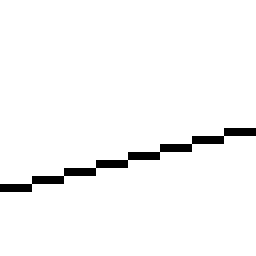
#> input picture img/line64x64_horiz_l.png, 32 x 32 px (shown 8 times larger)
$ jupyter execute qqq.ipynb
#> lines starting #> are read from the running program, lines starting #| are printed output that depends on the picture; after the words box and inside, x2 and y2 are one past the last pixel; in counts of white or black regions, pixels touching at a corner belong together
[cell 1]
import numpy as np
import cv2 as cv
import matplotlib.pyplot as plt

# [6 lines left out: function normalize1, not called in this run]

def normalize2(img):
    for c in range(img.shape[2]):
        max = 0
        for i in range(img.shape[0]):
            for j in range(img.shape[1]):
                if max < img[i][j][c]:
                    max = img[i][j][c]
        for i in range(img.shape[0]):
            for j in range(img.shape[1]):
                img[i][j][c] = np.uint8(round(img[i][j][c] / max * 255))
    return img

def FHT_vert_r(img):
    height = img.shape[0]   # высота картинки (ее делим пополам на каждой итерации)
    length = img.shape[1]   # длина картинки
    channels = img.shape[2]

    hough_Img = np.array([ [ [0] * channels for i in range(length)] for j in range(height)])
    if(height == 1):
        return img

    top = img[:(height // 2)]   # верх картинки
    bottom = img[(height // 2):] # низ картинки

    hough_top = FHT_vert_r(top)       # Хаф-образы верха и низа соответсвенно
    hough_bottom = FHT_vert_r(bottom) #

    for ch in range(channels):
        for i in range(height - 1, 0, -2):
            shift = height // 2 - 1 - (i - 1) // 2 # смещение
            for j in range(length):
                index = j + shift
                if(index >= length):
                    index = index % length

                hough_Img[i][j][ch] = int(hough_bottom[(i - 1) // 2][j][ch]) + int(hough_top[(i - 1) // 2][index][ch])
                index = j + shift + 1
                if(index >= length):
                    index = index % length

                hough_Img[i - 1][j][ch] = int(hough_bottom[(i - 1) // 2][j][ch]) + int(hough_top[(i - 1) // 2][index][ch])
    return hough_Img

def FHT_vert_l(img):
    height = img.shape[0]
    length = img.shape[1]
    channels = img.shape[2]

    hough_Img = np.array([ [ [0] * channels for i in range(length)] for j in range(height)])
    if(height == 1):
        return img

    top = img[:(height // 2)]
    bottom = img[(height // 2):]

    hough_top = FHT_vert_l(top)
    hough_bottom = FHT_vert_l(bottom)

    for ch in range(channels):
        for i in range(height - 1, 0, -2):
            shift = height // 2 - 1 - (i - 1) // 2
            for j in range(length):
                index = j - shift
                if(index >= length):
                    index = index % length

                hough_Img[i][j][ch] = int(hough_bottom[(i - 1) // 2][j][ch]) + int(hough_top[(i - 1) // 2][index][ch])
                index = j - shift - 1
                if(index >= length):
                    index = index % length

                hough_Img[i - 1][j][ch] = int(hough_bottom[(i - 1) // 2][j][ch]) + int(hough_top[(i - 1) // 2][index][ch])
    return hough_Img

def FHT_horiz_l(img):
    height = img.shape[0]
    length = img.shape[1]
    channels = img.shape[2]

    hough_Img = np.array([ [ [0] * channels for i in range(length)] for j in range(height)])
    if(length == 1):
        return img

    left = []
    right = []
    for i in range(height):
        left.append(img[i][:(length // 2)])
        right.append(img[i][(length // 2):])
    hough_top = FHT_horiz_l(np.array(left))
    hough_bottom = FHT_horiz_l(np.array(right)) #

    for ch in range(channels):
        for i in range(length - 1, 0, -2):
            shift = length // 2 - 1 - (i - 1) // 2
            for j in range(height):
                index = j + shift
                if(index >= height):
                    index = index % height

                hough_Img[j][i][ch] = int(hough_bottom[j][(i - 1) // 2][ch]) + int(hough_top[index][(i - 1) // 2][ch])
                index = j + shift + 1
                if(index >= height):
                    index = index % height

                hough_Img[j][i - 1][ch] = int(hough_bottom[j][(i - 1) // 2][ch]) + int(hough_top[index][(i - 1) // 2][ch])
    return hough_Img

def FHT_horiz_r(img):
    height = img.shape[0]
    length = img.shape[1]
    channels = img.shape[2]

    hough_Img = np.array([ [ [0] * channels for i in range(length)] for j in range(height)])
    if(length == 1):
        return img

    left = []
    right = []
    for i in range(height):
        left.append(img[i][:(length // 2)])
        right.append(img[i][(length // 2):])
        #print(">>", img[i][:(length // 2)])
    hough_top = FHT_horiz_r(np.array(left))
    hough_bottom = FHT_horiz_r(np.array(right))

    for ch in range(channels):
        for i in range(length - 1, 0, -2):
            shift = length // 2 - 1 - (i - 1) // 2
            for j in range(height):
                index = j - shift
                if(index >= height):
                    index = index % height

                hough_Img[j][i][ch] = int(hough_bottom[j][(i - 1) // 2][ch]) + int(hough_top[index][(i - 1) // 2][ch])
                index = j - shift - 1
                if(index >= height):
                    index = index % height

                hough_Img[j][i - 1][ch] = int(hough_bottom[j][(i - 1) // 2][ch]) + int(hough_top[index][(i - 1) // 2][ch])
    return hough_Img

[cell 2]
img2 = cv.imread("./img/line64x64_horiz_l.png")
#> img2 is the input picture: shape (32, 32, 3); 96.9% white; black in thin lines or dots, all inside (x1, y1, x2, y2) = (0, 16, 32, 24)
plt.imshow(img2)

[cell 3]
himg = FHT_horiz_l(img2)
#> after the loop in FHT_horiz_l, `for i in range(height):`: left = 32 items
#> in FHT_horiz_l (call 5), `hough_top = FHT_horiz_l(np.array(left))`: hough_top = 32 rows, first 8: [255, 255, 255], [255, 255, 255], [255, 255, 255], [255, 255, 255], [255, 255, 255], [255, 255, 255], [255, 255, 255], [255, 255, 255]
#> in FHT_horiz_l (call 5), `hough_bottom = FHT_horiz_l(np.array(right))`: hough_bottom has the same summary as hough_top
#> after the loop in FHT_horiz_l, `for ch in range(channels):`: hough_Img: shape (32, 32, 3) int64; 10 distinct labels, from 0 to 8160
plt.imshow(normalize2(himg))
#> after the loop in normalize2, `for c in range(img.shape[2]):`: img: shape (32, 32, 3) int64; 10 distinct labels, from 0 to 255

[cell 4]
# [17 lines left out: function detector_max, not called in this run]

def detector_min(himg):
    size = himg.shape[0]
#> size = 32
    channels = himg.shape[2]
#> channels = 3
    min = 255 * 3
    a = 0
    minx = 0
    miny = 0
    for i in range(size):
        for j in range(size):
            a = 0
            for c in range(channels):
                a += himg[i][j][c]
            if (a < min):
                min = a
                minx = i
                miny= j
#> after the loop, min = 0; minx = 16; miny = 24
    return minx, miny

print(detector_min(himg))
#| (16, 24)
detect_min = detector_min(himg)
#> detect_min = (16, 24)

[cell 5]
def rd(n):
    if((n - int(n)) >= 0.5):
        return (int(n)+1)
    else:
        return int(n)

from math import log2

# [16 lines left out: function draw_vert_l, not called in this run]

def draw_vert_r(img, s, t, color):
    p = int(log2(img.shape[0]))
    t_bytes = np.zeros(p, dtype=int)
    for i in range(p):
        t_bytes[i] = t % 2
        t = t // 2
    print(t_bytes)

    for x in range(img.shape[0]):
        y = 0
        for k in range(len(t_bytes)):
            y -= t_bytes[k] * rd(2 ** k * x/ (img.shape[0] - 1))
        y += s
        y = y % img.shape[0]
        img[x][y] = np.uint8(color)
    return img

# [16 lines left out: function draw_horiz_r, not called in this run]

def draw_horiz_l(img, s, t, color):
    p = int(log2(img.shape[0]))
    t_bytes = np.zeros(p, dtype=int)
    for i in range(p):
        t_bytes[i] = t % 2
        t = t // 2
    print(t_bytes)

    for y in range(img.shape[0]):
        x = 0
        for k in range(len(t_bytes)):
            x -= t_bytes[k] * rd(2 ** k * y/ (img.shape[0] - 1))
        x += s
        x = x % img.shape[0]
        img[x][y] = np.uint8(color)
    return img

#canvas = np.zeros((16, 16,3), dtype = np.uint8)
#uuu = draw_horiz_l(canvas, 8, 3, (255, 255, 255))
#plt.imshow(uuu)
canvas = np.zeros((32, 32,3), dtype = np.uint8)
t = 31 - detect_min[1]
#> t = 7
s = detect_min[0] + t
#> s = 23
canvas = draw_horiz_l(canvas, s, t, (255, 255, 255))
#> the loop in draw_horiz_l, `for i in range(p):` made 5 passes
#> t on passes 1 to 5: 3, 1, 0, 0, 0
#> after the loop in draw_horiz_l, `for i in range(p):`: t = 0; t_bytes = [1, 1, 1, 0, 0]
#| [1 1 1 0 0]
#> the loop in draw_horiz_l, `for y in range(img.shape[0]):` made 32 passes
#> x on passes 1 to 12: 23, 23, 23, 23, 22, 22, 22, 22, 21, 21, 21, 21
plt.imshow(canvas)

[cell 6]
img = cv.imread("./img/qqq.png")
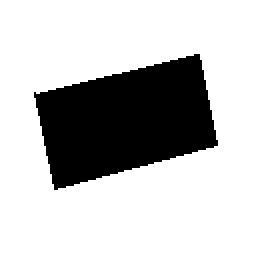
#> input picture img/qqq.png, 128 x 128 px (shown 2 times larger)
#> img is the input picture: shape (128, 128, 3); 75.1% white; 1 black region, box (x1, y1, x2, y2) and area: (17, 27, 109, 95) 4072
plt.imshow(img)

[cell 7]
himg = normalize2(FHT_vert_r(img))
#> in FHT_vert_r, `top = img[:(height // 2)]`: top: shape (64, 128, 3); 71.4% white; 1 black region, box (x1, y1, x2, y2) and area: (17, 27, 107, 64) 2343
#> in FHT_vert_r, `bottom = img[(height // 2):]`: bottom: shape (64, 128, 3); 78.9% white; 1 black region, box (x1, y1, x2, y2) and area: (21, 0, 109, 31) 1729
#> in FHT_vert_r (call 2), `top = img[:(height // 2)]`: top: shape (32, 128, 3); 98.6% white; 1 black region, box (x1, y1, x2, y2) and area: (81, 27, 101, 32) 57
#> in FHT_vert_r (call 2), `bottom = img[(height // 2):]`: bottom: shape (32, 128, 3); 44.2% white; 2 white regions, box (x1, y1, x2, y2) and area: (0, 0, 77, 32) 1045, (101, 0, 128, 32) 765
#> in FHT_vert_r (call 7), `top = img[:(height // 2)]`: top = 128 rows, first 8: [255, 255, 255], [255, 255, 255], [255, 255, 255], [255, 255, 255], [255, 255, 255], [255, 255, 255], [255, 255, 255], [255, 255, 255]
#> in FHT_vert_r (call 7), `bottom = img[(height // 2):]`: bottom has the same summary as top
#> in FHT_vert_r (call 7), `hough_top = FHT_vert_r(top)`: hough_top has the same summary as top
#> in FHT_vert_r (call 7), `hough_bottom = FHT_vert_r(bottom)`: hough_bottom has the same summary as top
#> after the loop in FHT_vert_r (call 3), `for ch in range(channels):`: hough_Img: shape (32, 128, 3) int64; 6 distinct labels, from 6885 to 8160
#> after the loop in FHT_vert_r, `for ch in range(channels):`:
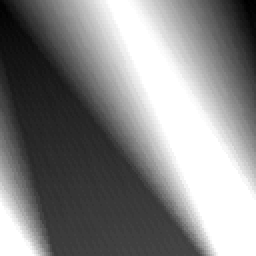
#> hough_Img: shape (128, 128, 3) int64 (shown 2 times larger); min 15555, max 32640, mean 24527.8; drawn with min black and max white
#> the loop in normalize2 (call 2), `for c in range(img.shape[2]):` made 3 passes
#> after the loop in normalize2 (call 2), `for c in range(img.shape[2]):`:
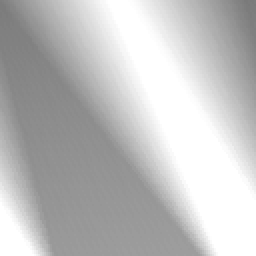
#> img: shape (128, 128, 3) int64 (shown 2 times larger); min 122, max 255, mean 191.4
plt.imshow(himg)
detect_min = detector_min(himg)
#> detect_min = (0, 122)
print(detect_min)
#| (0, 122)

[cell 8]
t = 31 - detect_min[0]
#> t = 31
s = detect_min[1] + t
#> s = 153
qimg = draw_vert_r(img, s, t, (193, 0, 32))
#> the loop in draw_vert_r, `for i in range(p):` made 7 passes
#> after the loop in draw_vert_r, `for i in range(p):`: t = 0; t_bytes = [1, 1, 1, 1, 1, 0, 0]
#| [1 1 1 1 1 0 0]
#> the loop in draw_vert_r, `for x in range(img.shape[0]):` made 128 passes
#> y on passes 1 to 12: 25, 25, 25, 25, 24, 24, 24, 24, 23, 23, 23, 23
#> after the loop in draw_vert_r, `for x in range(img.shape[0]):`:
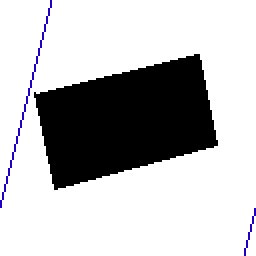
#> img: shape (128, 128, 3) (shown 2 times larger); 0.78% of pixels changed, all inside (x1, y1, x2, y2) = (0, 0, 128, 128)
plt.imshow(qimg)

[cell 9]
himg = FHT_vert_l(img)
#> in FHT_vert_l (call 7), `bottom = img[(height // 2):]`: bottom has the same summary as top in FHT_vert_r
#> in FHT_vert_l (call 7), `hough_top = FHT_vert_l(top)`: hough_top has the same summary as top in FHT_vert_r
#> in FHT_vert_l (call 7), `hough_bottom = FHT_vert_l(bottom)`: hough_bottom has the same summary as top in FHT_vert_r
plt.imshow(normalize2(himg))
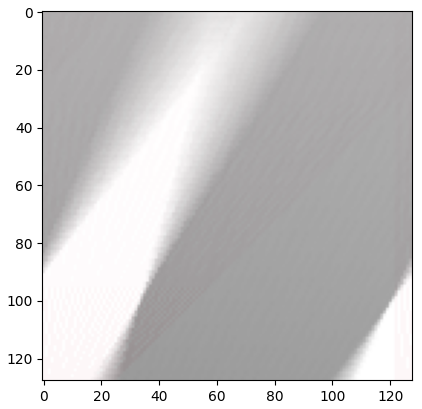
#> figure drawn by matplotlib, 1 panel; B, G, R data is drawn as R, G, B

[cell 10]
himg = FHT_horiz_r(img)
#> after the loop in FHT_horiz_r, `for i in range(height):`: left = 128 items
#> in FHT_horiz_r (call 7), `hough_top = FHT_horiz_r(np.array(left))`: hough_top has the same summary as top in FHT_vert_r
#> in FHT_horiz_r (call 7), `hough_bottom = FHT_horiz_r(np.array(right))`: hough_bottom has the same summary as top in FHT_vert_r
#> in FHT_horiz_r (call 2), `hough_bottom = FHT_horiz_r(np.array(right))`: hough_bottom: shape (128, 32, 3) int64; 33 distinct labels, from 0 to 8160
#> after the loop in FHT_horiz_r (call 2), `for ch in range(channels):`:
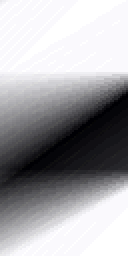
#> hough_Img: shape (128, 64, 3) int64 (shown 2 times larger); mean of channels 0, 1, 2 12102, 11945.2, 11971.2; drawn with min black and max white
#> after the loop in FHT_horiz_r, `for ch in range(channels):`:
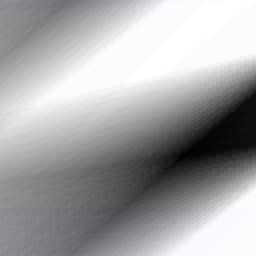
#> hough_Img: shape (128, 128, 3) int64 (shown 2 times larger); mean of channels 0, 1, 2 24465.8, 24272.8, 24304.8; drawn with min black and max white
plt.imshow(normalize2(himg))
#> after the loop in normalize2 (call 4), `for c in range(img.shape[2]):`:
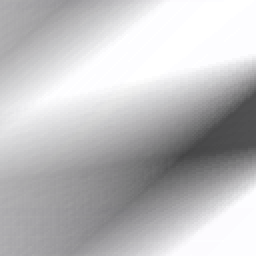
#> img: shape (128, 128, 3) int64 (shown 2 times larger); mean of channels 0, 1, 2 191.2, 189.5, 189.9; drawn as B, G, R

[cell 11]
himg = FHT_horiz_l(img)
plt.imshow(normalize2(himg))
#> after the loop in normalize2 (call 5), `for c in range(img.shape[2]):`:
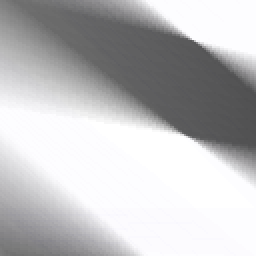
#> img: shape (128, 128, 3) int64 (shown 2 times larger); mean B, G, R 191.2, 189.6, 189.9
detect_min = detector_min(himg)
#> detect_min = (44, 122)
print(detect_min)
#| (44, 122)
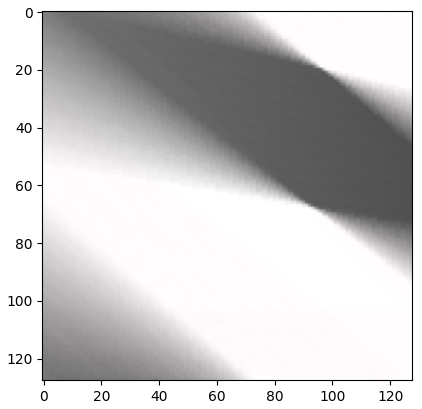
#> figure drawn by matplotlib, 1 panel; B, G, R data is drawn as R, G, B

[cell 12]
t = 31 - detect_min[1]
#> t = -91
s = detect_min[0] + t
#> s = -47
canvas = draw_horiz_l(img, s, t, (193, 0, 32))
#> the loop in draw_horiz_l (call 2), `for i in range(p):` made 7 passes
#> t on passes 1 to 7: -46, -23, -12, -6, -3, -2, -1
#| [1 0 1 0 0 1 0]
#> the loop in draw_horiz_l (call 2), `for y in range(img.shape[0]):` made 128 passes
#> x on passes 1 to 12: 81, 81, 80, 80, 80, 80, 79, 79, 79, 79, 78, 78
plt.imshow(canvas)
